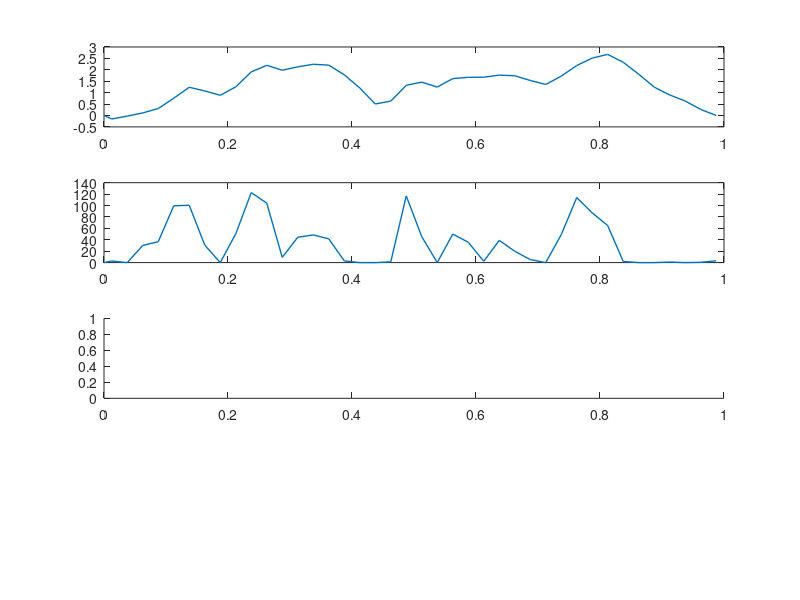
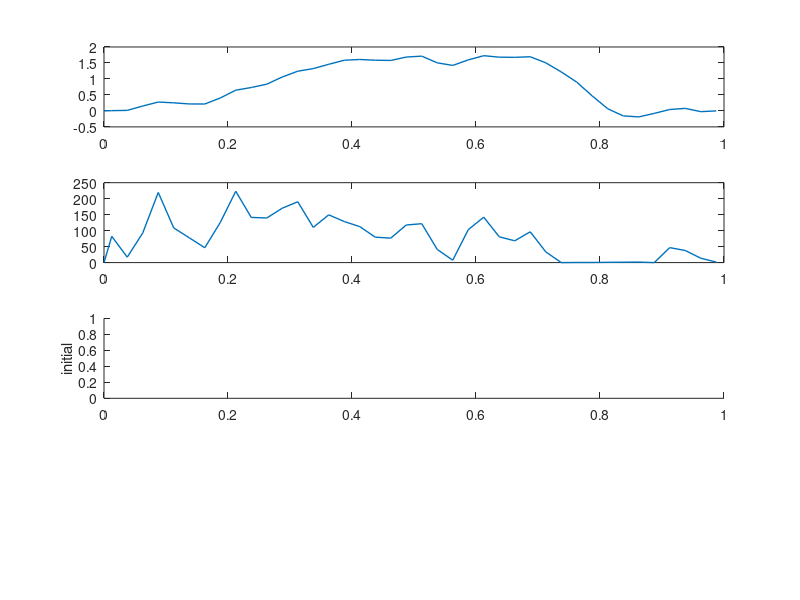
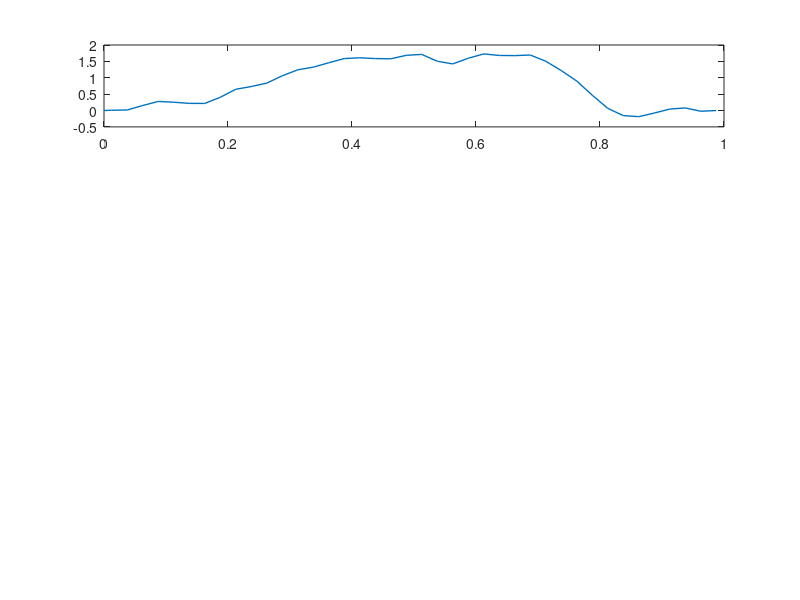

Reproduce these figures in MATLAB, in order. (Note: this script raises an error after producing the figures.)
% tuneStickInsect
% Nicholas Szczecinski
% Department of Mechanical and Aerospace Engineering
% West Virginia University
% 2 April 2021

close all
clear
clc

%Load "cleanedData" struct, which includes t, u, 6A, and 6B.
load('stickInsectWalkingForces.mat');

%Pick one extensor torque and one flexor torque trial to use to tune the
%parameter values for the 6A and 6B models, respectively.
extTrialToTune = 1;
flxTrialToTune = 5;

%make u for tuning 6A
t = cleanedData{extTrialToTune}.t;
u6A = cleanedData{extTrialToTune}.u;
sens6A = cleanedData{extTrialToTune}.sens6A;

%make u for tuning 6B
t = cleanedData{flxTrialToTune}.t;
u6B = -cleanedData{flxTrialToTune}.u;
sens6B = cleanedData{flxTrialToTune}.sens6B;

%make u for tuning 6B large. We need to use one of the ext trials, because
%these recordings only have large 6B action potentials.
u6Blarge = -cleanedData{flxTrialToTune}.u; %force
sens6Blarge = cleanedData{flxTrialToTune}.sens6Blarge; %6B large

%Identify the initial stimulus value, which will be used to initialize x,
%the dynamic threshold.
u06A = u6A(1);
u06B = u6B(1);
u06Blarge = u6Blarge(1);
y06A = sens6A(1);
y06B = sens6B(1);
y06Blarge = sens6Blarge(1);

%Define functions that simulate the response of each CS group, and return
%it as a vector with the same length as sens6A, sens6B, and sens6Blarge.
% fsim6A = @(x,u) simulateMinusLowpassPL(u,x(1)/1000,t,x(2)*1000,x(3),x(4),x(5),u06A - (y06A - x(4)*u06A - x(5))/(x(2)*1000));
% fsim6B = @(x,u) simulateMinusLowpassPL(u,x(1)/1000,t,x(2)*1000,x(3),x(4),x(5),u06B - (y06B - x(4)*u06B - x(5))/(x(2)*1000));
% fsim6Blarge = @(x,u) simulateMinusLowpassPL(u,x(1)/1000,t,x(2)*1000,x(3),x(4),x(5),u06Blarge - (y06Blarge - x(4)*u06Blarge - x(5))/(x(2)*1000));

fsim6A = @(x,u) max(0,x(1)*fgl_deriv( x(2), u, mean(diff(t))) );
fsim6B = @(x,u) max(0,x(1)*fgl_deriv( x(2), u, mean(diff(t))) );
fsim6Blarge = @(x,u) max(0,x(1)*fgl_deriv( x(2), u, mean(diff(t))) );

%Using fsim functions, define cost functions that calculate the mean
%squared error between each recording and the corresponding model output.
f6A = @(x)sum( (fsim6A(x,u6A) - sens6A).^2 );
f6B = @(x)sum( (fsim6B(x,u6B) - sens6B).^2 );
f6Blarge = @(x)sum( (fsim6Blarge(x,u6Blarge) - sens6Blarge).^2 );

% %Approximate initial values based on Zill, Bueschges, and Schmitz 2011.
% tauA = 3.543; %This is in ms. Note that the "fsim" functions below scale this value by multiplying by 1e-3.
% aA = 1.024;
% bA = 2.185;
% cA = 12; %From Zill, Buescghes, and Schmitz 2011, Fig. 4h
% dA = -9; %From Zill, Buescghes, and Schmitz 2011, Fig. 4h
% 
% tauB = 3.8; %3.543; %This is in ms. Note that the "fsim" functions below scale this value by multiplying by 1e-3.
% aB = 0.7; %600; 
% bB = 2.3; %1; 
% cB = 54; %22; %From Zill, Buescghes, and Schmitz 2011, Fig. 4g
% dB = -41; %15; %From Zill, Buescghes, and Schmitz 2011, Fig. 4g

%Initial guesses for 6A parameter values.
% x06A = [tau;a/3;b;cA;dA];
hResults6A = figure;
subplot(4,1,1)
plot(t,u6A,'linewidth',1)
subplot(4,1,2)
plot(t,sens6A,'linewidth',1)
subplot(4,1,3)
drawnow

% x06B = [tau;2*a/3;b;cB;dB];
hResults6B = figure;
subplot(4,1,1)
plot(t,u6B,'linewidth',1)
subplot(4,1,2)
plot(t,sens6B,'linewidth',1)
subplot(4,1,3)
ylabel('initial')
drawnow

% x06Blarge = [tau;a*3;1;0;-20];
hResults6Blarge = figure;
subplot(4,1,1)
plot(t,u6Blarge,'linewidth',1)
hold on
plot(t,centeredDiff( t,u6Blarge))
subplot(4,1,2)
plot(t,sens6B,'linewidth',1)
hold on
plot(t,sens6Blarge,'linewidth',1)
subplot(4,1,3)
plot(t,sens6Blarge,':','linewidth',1)
ylabel('initial')
drawnow

%%%%%%%%%%%%%%%%%%%%%%%%%%%%%%%%%%%%%%%%%%%%%%%%%%%%%%%%%%%%%%%%%%%%%%%%%
% USE GENETIC ALGORITHM TO FIT RESPONSES.
% RUNS RAPIDLY AND GIVES GOOD RESULTS.

lb = [0;0];
lbLarge = lb;
ub = [500;5];

maxGen = 1000;
convCrit = maxGen;
popSize = 200;
crossFrac = []; %0.5
crossMeth = 'single';
mutProb = [];
seed = 1;
toPar = true;
toPlot = 1;
toPrint = 2;

x06A = GA( f6A,[lb,ub],[],convCrit,popSize,crossFrac,crossMeth,mutProb,seed,toPar,toPlot,toPrint);
x06B = GA( f6B,[lb,ub],[],convCrit,popSize,crossFrac,crossMeth,mutProb,seed,toPar,toPlot,toPrint);
x06Blarge = GA( f6B,[lbLarge,ub],[],convCrit,popSize,crossFrac,crossMeth,mutProb,seed,toPar,toPlot,toPrint);

%%%%%%%%%%%%%%%%%%%%%%%%%%%%%%%%%%%%%%%%%%%%%%%%%%%%%%%%%%%%%%%%%%%%%%%%%
% USE GRADIENT-BASED SEARCH TO FIT RESPONSES.
% RUNS RAPIDLY AND GIVES GOOD RESULTS.
optionsfmincon = optimoptions('fmincon','OptimalityTolerance',1e-12,'StepTolerance',1e-12,'UseParallel',false,'Display','iter-detailed');
xf6A = fmincon( f6A,x06A,[],[],[],[],lb,ub,[],optionsfmincon);
xf6B = fmincon( f6B,x06B,[],[],[],[],lb,ub,[],optionsfmincon);
xf6Blarge = fmincon( f6Blarge,x06Blarge,[],[],[],[],lbLarge,ub,[],optionsfmincon);
    
% Values used in manuscript:
%     xf6A = [
% 
%         9.6782;
%         0.2650;
%         1.6750;
%        17.7500;
%       -22.5000];
% 
%     xf6B = [
% 
%         1.6591;
%         0.6050;
%         3.3251;
%         5.7500;
%        10.4999];
% 
%     xf6Blarge = [
% 
%         1.6488;
%         0.6132;
%         3.3103;
%         5.6594;
%       -99.4475];

figure(hResults6A)
hold on
subplot(4,1,4)
plot(t,fsim6A(xf6A,u6A),'linewidth',1)
hold on
plot(t,sens6A,':','linewidth',1)
ylabel('final')

figure(hResults6B)
hold on
subplot(4,1,4)
plot(t,fsim6B(xf6B,u6B),'linewidth',1) %#ok<*UNRCH>
hold on
plot(t,sens6B,':','linewidth',1)
ylabel('final')

figure(hResults6Blarge)
hold on
subplot(4,1,4)
plot(t,fsim6Blarge(xf6Blarge,u6Blarge),'linewidth',1) %#ok<*UNRCH>
hold on
plot(t,sens6Blarge,':','linewidth',1)
ylabel('final')

stick6AParamsFrac.a = xf6A(1);
stick6AParamsFrac.b = xf6A(2);

stick6BParamsFrac.a = xf6B(1);
stick6BParamsFrac.b = xf6B(2);

save('stick6AParamsFrac.mat','stick6AParamsFrac');
save('stick6BParamsFrac.mat','stick6BParamsFrac');

%% %%%%%%%%%%%%%%%%%%%%%%%%%%%%%%%%%%%%%%%%%%%%%%%%%%%%%%%
% PLOT TUNED MODEL RESPONSES
% PLOTS FROM FIGURE 6
%%%%%%%%%%%%%%%%%%%%%%%%%%%%%%%%%%%%%%%%%%%%%%%%%%%%%%%%%%


filename = 'comparison6A6B.xls';

columns = {'A','H','O','V','AC','AJ','AQ','AX'};

meanAbsErr6A = NaN(8,1);
meanAbsErr6B = NaN(8,1);

for i=1:8
    fsim6A = @(x,u) max(0,x(1)*fgl_deriv( x(2), u, mean(diff(t))) );
    fsim6B = @(x,u) max(0,x(1)*fgl_deriv( x(2), u, mean(diff(t))) );
    
    sim6A = fsim6A(xf6A,cleanedData{i}.u); %%GOTTA MAKE NEW fsim WITH NEW ICS
    sim6B = fsim6B(xf6B,-cleanedData{i}.u); %%GOTTA MAKE NEW fsim WITH NEW ICS
    
    hComparison = figure;
    subplot(3,1,1)
    if i >= 5
        u = -cleanedData{i}.u;
    else
        u = cleanedData{i}.u;
    end
    
    plot(cleanedData{i}.t,u,'linewidth',1)
    ylabel(sprintf('Stimulus %i',i))
    
    subplot(3,1,2)
    plot(cleanedData{i}.t,cleanedData{i}.sens6A,'linewidth',1)
    hold on
    plot(cleanedData{i}.t,sim6A,':','linewidth',2)
    
    meanAbsErr6A(i) = mean(abs(cleanedData{i}.sens6A - sim6A));
    
    ylabel('6A discharge')
    legend('animal',sprintf('model, err = %3.1f',meanAbsErr6A(i)))
    ylim([0,300])
    
    subplot(3,1,3)
    plot(cleanedData{i}.t,cleanedData{i}.sens6B,'linewidth',1)
    hold on
    plot(cleanedData{i}.t,sim6B,':','linewidth',2)
    
    meanAbsErr6B(i) = mean(abs(cleanedData{i}.sens6B - sim6B));
    
    ylabel('6B discharge')
    legend('animal',sprintf('model, err = %3.1f',meanAbsErr6B(i)))
    xlabel('time (s)')
    ylim([0,300])
    
    hdrs = {'time','force','sens6A','sim6A','sens6B','sim6B'};
    datCell = num2cell([cleanedData{i}.t,cleanedData{i}.u,cleanedData{i}.sens6A,sim6A,cleanedData{i}.sens6B,sim6B]);
    
    writecell([hdrs;datCell],filename,'Range',[columns{i},'1'])
end

save('stick6AFitErrorFrac.mat','meanAbsErr6A');
save('stick6BFitErrorFrac.mat','meanAbsErr6B');